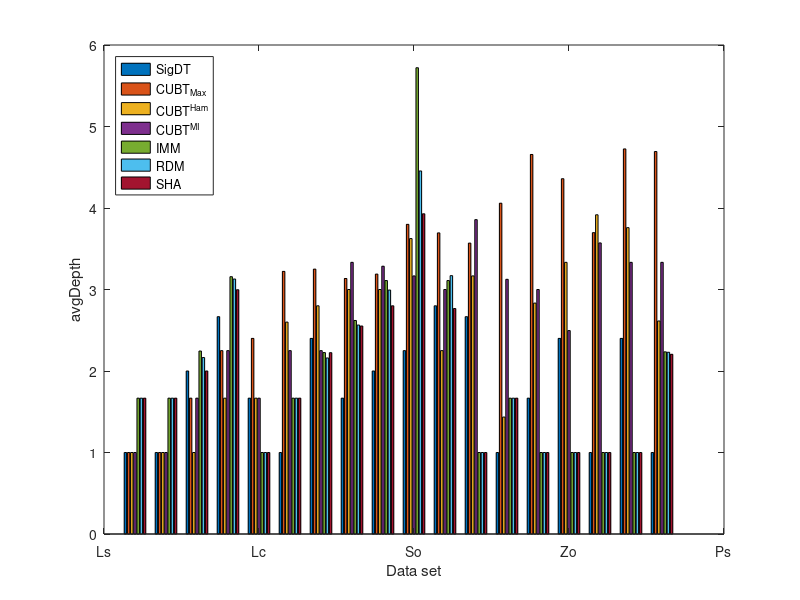

MATLAB code to generate this figure: (Note: this script raises an error after producing the figure.)
load('avgDepth_list.mat')
% 数据集和算法名称
data = {'Ls', 'Lc', 'So', 'Zo', 'Ps', 'Hr', 'Ly', 'Hd', 'Sf', 'Pt', 'De', 'Hv', 'Bs', 'Ca', 'Bc', 'Mm', 'Tt', 'Ce'};
algo = {'SigDT','CUBT_{Max}','CUBT^{Ham}','CUBT^{MI}','IMM','RDM','SHA'};

% 应用自定义Y轴转换
avgDepth_transformed = avgDepth_list;
avgDepth_transformed(avgDepth_list > 4) = 4 + log(avgDepth_list(avgDepth_list > 4) - 4);

% 创建图形
figure;
b = bar(avgDepth_transformed, 'grouped');
set(gca, 'XTickLabel', data);
legend(algo, 'Location', 'northwest');
xlabel('Data set');
ylabel('avgDepth');

colors = [0.9, 0.9, 0.4;     % SigDT - 亮金色
          0.9, 0.9, 0.9;     % CUBT_{Max} - 非常浅的灰色
          1.0, 0.8, 0.8;     % CUBT^{Ham} - 浅粉红
          0.9, 0.5, 0.5;     % CUBT^{MI} - 淡红色
          0.3, 0.5, 0.9;     % IMM - 更浅的深蓝色
          0.6, 0.8, 1.0;     % RDM - 浅蓝色
          1, 0.5, 0];        % SHA - 深橙色

for i = 1:length(b)
    b(i).FaceColor = colors(i,:);
end

% 添加平均值水平线
line(xlim, [mean(avgDepth_list(:,1)) mean(avgDepth_list(:,1))], 'Color', colors(1,:), 'LineStyle', '--', 'LineWidth', 2);
line(xlim, [mean(avgDepth_list(:,7)) mean(avgDepth_list(:,7))], 'Color', colors(end,:), 'LineStyle', '--', 'LineWidth', 2);

% 定义刻度
yTicks = [1,2,3,4,4+log(6-4),4+log(10-4)];
yTickLabels = {'1','2','3','4','6','10'};

% 应用自定义刻度
set(gca, 'YTick', yTicks, 'YTickLabels', yTickLabels);

% 设置字体大小和字体，确保坐标轴标签不会重叠
set(gca, 'FontSize', 25);
set(gca, 'FontName', 'Arial');
set(gca, 'XTick', 1:length(data), 'XTickLabel', data, 'FontSize', 25); % 设置X轴标签的字体大小